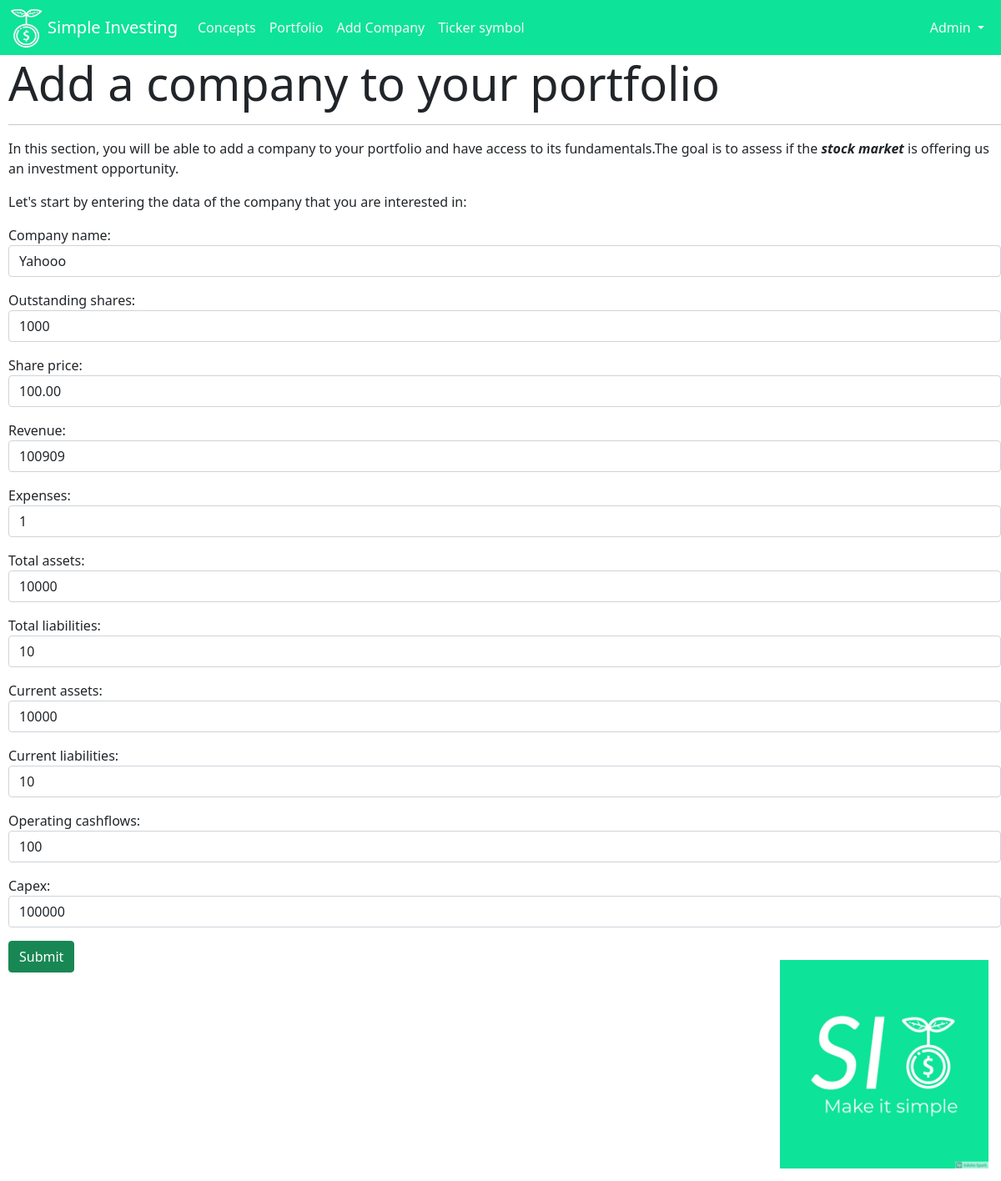
The app's page /update_comp/21/ (signed in) with its own data.
### simple_investing/models.py (models this page shows, shortened)
class Company(models.Model):
    user = models.ForeignKey(User, on_delete=models.CASCADE, null= True)
    company_name = models.CharField(max_length=100)
    outstanding_shares = models.IntegerField()
    share_price = models.DecimalField(max_digits= 5, decimal_places=2)
    revenue = models.IntegerField()
    expenses = models.IntegerField()
    total_assets = models.IntegerField()
    total_liabilities = models.IntegerField()
    current_assets = models.IntegerField()
    current_liabilities = models.IntegerField()
    operating_cashflows = models.IntegerField()
    capex = models.IntegerField()
    created_at = models.DateTimeField(auto_now_add=True)
    updated_at = models.DateTimeField(auto_now= True)

### simple_investing/views.py (the view)
# urls.py: path('update_comp/<int:pk>/', views.update_company, name='update_company'),
def update_company(request,pk):
    company_obj = Company.objects.get(id=pk)
    form = CompanyForm(instance=company_obj)
    if request.method == 'POST':
        form = CompanyForm(request.POST, instance=company_obj)
        if form.is_valid():
            form.save()
            return HttpResponseRedirect('http://127.0.0.1:8000/companies_list/')
    else:
        context = {'form' : form}
        return render(request, 'simple_investing/create_company.html',context)

### simple_investing/templates/simple_investing/create_company.html (shortened to what this page needs)
{% extends 'simple_investing/base.html' %}
{% block subtitle %} Add a company to your portfolio {%endblock subtitle%}
{% block content %}
    <hr>
    {% if user.is_authenticated %}
        <p>In this section, you will be able to add a company to your portfolio and have access to its fundamentals.The goal is to assess if the <strong><i>stock market</i></strong> is offering us an investment opportunity. </p>
        <p>Let's start by entering the data of the company that you are interested in: </p>
        <div class="row g-3">
            <form action ="" method="post">
                {{form.as_p}}
                <button type="submit" class="btn btn-success">Submit</button>
            </form>
        </div>
    {% else %}
        <p>In order to use our amazing tool <a href = "/accounts/login/">login here</a></p>
    {% endif %}
{% endblock content %}

### simple_investing/templates/simple_investing/base.html (shortened to what this page needs)
{% load static %}
<!DOCTYPE html>
<html lang="en">
  <head>
    <link href="https://cdn.jsdelivr.net/npm/bootstrap@5.0.2/dist/css/bootstrap.min.css" rel="stylesheet">
    <link rel="stylesheet"  href="{%  static  'css/simple_investing.css'  %}">
  </head>
  <body>
    <div id="navbar">
      <nav class="navbar navbar-expand-lg navbar navbar-dark">
        <div class="container-fluid">
          <img src="{% static '/media/si_logo5.png' %}" width=45 height= 50  style="padding-right: 6px;">
          <a class="navbar-brand" href="http://127.0.0.1:8000/">Simple Investing</a>
          <div class="collapse navbar-collapse" id="navbarSupportedContent">
            <ul class="navbar-nav mr-auto">
              <li class="nav-item">
                <a class="nav-link" href="http://127.0.0.1:8000/concepts">Concepts</a>
              </li>
              <li class="nav-item">
                <a class="nav-link" href="{% url 'simple_investing:companies_list' %}">Portfolio</a>
              </li>
              <li class="nav-item">
                <a class="nav-link" href="{% url 'simple_investing:create_company' %}">Add Company</a>
              </li>
              <li class="nav-item">
                <a class="nav-link" href="http://127.0.0.1:8000/symbol/">Ticker symbol</a>
              </li>
            </ul>
              {% if user.is_authenticated %}
            <ul class="navbar-nav ms-auto">
              <li class="nav-item dropdown">
                <a class="nav-link dropdown-toggle" href="#" id="navbarDropdown" role="button" data-bs-toggle="dropdown" aria-expanded="false">
                  {{user}}
                  {% endif %}
                </a>
              </li>
            </ul>
          </div>
        </div>
      </nav>
    </div>
    <div id="subtitle">
      <h2 class="display-4">{%block subtitle %} {% endblock subtitle %}</h2>
    </div>
    <div id= "content">
      {% block content %} {% endblock content %}
    </div>
    <footer>
      <div class="logo-container">
        <img src="{% static '/media/si_logo2.png' %}">
      </div>
    </footer>
  </body>
</html>

### simple_investing/static/css/simple_investing.css (style rules this page uses)
.navbar { background-color:#0de399; }
.nav-link { color:#f8f8f8 !important; }
a { color: #0de35f; text-decoration: none; }
.logo-container img { height: 250px; width: 250px; float: right; margin-right: 15px ; position:relative ; top:-15px ; }
#content { margin-left: 10px ; }
#subtitle { margin-left: 10px; }

### records on screen
Company: company_name "Yahooo", outstanding_shares "1000", share_price "100.00", revenue "100909", expenses "1", total_assets "10000", total_liabilities "10", current_assets "10000", current_liabilities "10", operating_cashflows "100", capex "100000"

### other values on screen
{{ user }} "Admin"
